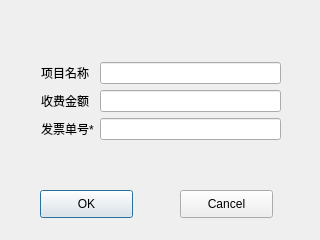
<?xml version="1.0" encoding="UTF-8"?>
<ui version="4.0">
 <class>addMoney</class>
 <widget class="QDialog" name="addMoney">
  <property name="geometry">
   <rect>
    <x>0</x>
    <y>0</y>
    <width>320</width>
    <height>240</height>
   </rect>
  </property>
  <property name="windowTitle">
   <string>Dialog</string>
  </property>
  <widget class="QPushButton" name="pushButton">
   <property name="geometry">
    <rect>
     <x>40</x>
     <y>190</y>
     <width>93</width>
     <height>28</height>
    </rect>
   </property>
   <property name="text">
    <string>OK</string>
   </property>
  </widget>
  <widget class="QPushButton" name="pushButton_2">
   <property name="geometry">
    <rect>
     <x>180</x>
     <y>190</y>
     <width>93</width>
     <height>28</height>
    </rect>
   </property>
   <property name="text">
    <string>Cancel</string>
   </property>
  </widget>
  <widget class="QWidget" name="layoutWidget">
   <property name="geometry">
    <rect>
     <x>41</x>
     <y>62</y>
     <width>240</width>
     <height>79</height>
    </rect>
   </property>
   <layout class="QGridLayout" name="gridLayout">
    <item row="0" column="0">
     <widget class="QLabel" name="label">
      <property name="text">
       <string>项目名称</string>
      </property>
     </widget>
    </item>
    <item row="0" column="1">
     <widget class="QLineEdit" name="lineEdit"/>
    </item>
    <item row="1" column="0">
     <widget class="QLabel" name="label_2">
      <property name="text">
       <string>收费金额</string>
      </property>
     </widget>
    </item>
    <item row="1" column="1">
     <widget class="QLineEdit" name="lineEdit_2"/>
    </item>
    <item row="2" column="0">
     <widget class="QLabel" name="label_3">
      <property name="text">
       <string>发票单号*</string>
      </property>
     </widget>
    </item>
    <item row="2" column="1">
     <widget class="QLineEdit" name="lineEdit_3"/>
    </item>
   </layout>
  </widget>
 </widget>
 <resources/>
 <connections/>
</ui>
